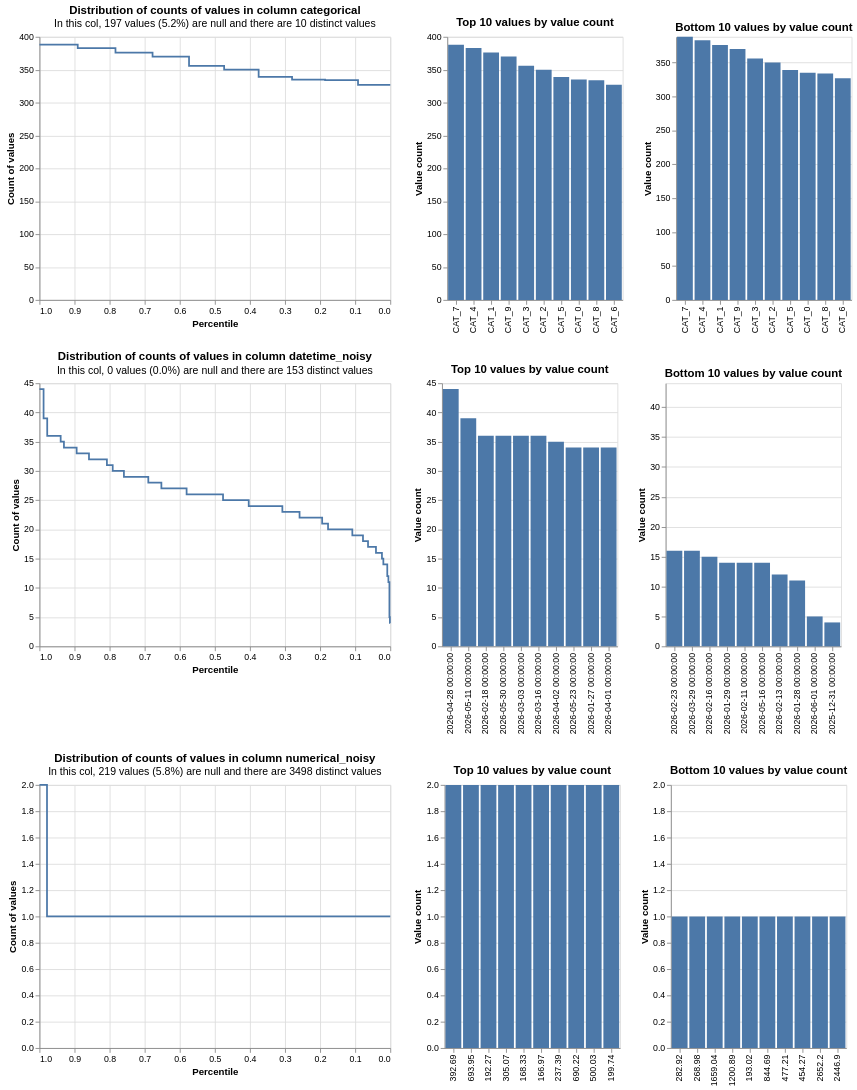

Notebook code cell kept with this figure:
### Markdown cell above
### We can take a look at the distributions of the data with profile_columns

### Code cell
from splink.exploratory import profile_columns

db_api = build_api_with_con(MEM_LIMIT, TEMP_DIR)

profile_columns(
    [df1, df2],
    db_api=db_api,
    column_expressions=[
        "categorical",
        "datetime_noisy",
        "numerical_noisy",
    ],
)

### Figure 1 — Vega-Lite specification as saved in the notebook (floating-point values rounded to 4 significant figures)
{"config": {"view": {"continuousWidth": 400, "continuousHeight": 300}}, "vconcat": [{"hconcat": [{"mark": {"type": "line", "interpolate": "step-before"}, "data": {"values": [{"percentile_ex_nulls": 0.8909, "percentile_inc_nulls": 0.8967, "value_count": 388, "group_name": "categorical", "total_non_null_rows": 3558, "total_rows_inc_nulls": 3755, "sum_tokens_in_value_count_group": 388, "distinct_value_count": 10}, {"percentile_ex_nulls": 0.7833, "percentile_inc_nulls": 0.7947, "value_count": 383, "group_name": "categorical", "total_non_null_rows": 3558, "total_rows_inc_nulls": 3755, "sum_tokens_in_value_count_group": 383, "distinct_value_count": 10}, {"percentile_ex_nulls": 0.6776, "percentile_inc_nulls": 0.6945, "value_count": 376, "group_name": "categorical", "total_non_null_rows": 3558, "total_rows_inc_nulls": 3755, "sum_tokens_in_value_count_group": 376, "distinct_value_count": 10}, {"percentile_ex_nulls": 0.5736, "percentile_inc_nulls": 0.596, "value_count": 370, "group_name": "categorical", "total_non_null_rows": 3558, "total_rows_inc_nulls": 3755, "sum_tokens_in_value_count_group": 370, "distinct_value_count": 10}, {"percentile_ex_nulls": 0.4736, "percentile_inc_nulls": 0.5012, "value_count": 356, "group_name": "categorical", "total_non_null_rows": 3558, "total_rows_inc_nulls": 3755, "sum_tokens_in_value_count_group": 356, "distinct_value_count": 10}, {"percentile_ex_nulls": 0.3752, "percentile_inc_nulls": 0.408, "value_count": 350, "group_name": "categorical", "total_non_null_rows": 3558, "total_rows_inc_nulls": 3755, "sum_tokens_in_value_count_group": 350, "distinct_value_count": 10}, {"percentile_ex_nulls": 0.2799, "percentile_inc_nulls": 0.3177, "value_count": 339, "group_name": "categorical", "total_non_null_rows": 3558, "total_rows_inc_nulls": 3755, "sum_tokens_in_value_count_group": 339, "distinct_value_count": 10}, {"percentile_ex_nulls": 0.1858, "percentile_inc_nulls": 0.2285, "value_count": 335, "group_name": "categorical", "total_non_null_rows": 3558, "total_rows_inc_nulls": 3755, "sum_tokens_in_value_count_group": 335, "distinct_value_count": 10}, {"percentile_ex_nulls": 0.09191, "percentile_inc_nulls": 0.1395, "value_count": 334, "group_name": "categorical", "total_non_null_rows": 3558, "total_rows_inc_nulls": 3755, "sum_tokens_in_value_count_group": 334, "distinct_value_count": 10}, {"percentile_ex_nulls": 0.0, "percentile_inc_nulls": 0.05246, "value_count": 327, "group_name": "categorical", "total_non_null_rows": 3558, "total_rows_inc_nulls": 3755, "sum_tokens_in_value_count_group": 327, "distinct_value_count": 10}, {"percentile_ex_nulls": 1.0, "percentile_inc_nulls": 1.0, "value_count": 388, "group_name": "categorical", "total_non_null_rows": 3558, "total_rows_inc_nulls": 3755, "sum_tokens_in_value_count_group": 388, "distinct_value_count": 10}]}, "encoding": {"tooltip": [{"field": "value_count", "type": "quantitative"}, {"field": "percentile_ex_nulls", "type": "quantitative"}, {"field": "percentile_inc_nulls", "type": "quantitative"}, {"field": "total_non_null_rows", "type": "quantitative"}, {"field": "total_rows_inc_nulls", "type": "quantitative"}], "x": {"field": "percentile_ex_nulls", "sort": "descending", "title": "Percentile", "type": "quantitative"}, "y": {"field": "value_count", "title": "Count of values", "type": "quantitative"}}, "title": {"text": "Distribution of counts of values in column categorical", "subtitle": "In this col, 197 values (5.2%) are null and there are 10 distinct values"}}, {"mark": "bar", "data": {"values": [{"value_count": 388, "group_name": "categorical", "value": "CAT_7", "total_non_null_rows": 3558, "total_rows_inc_nulls": 3755, "distinct_value_count": 10}, {"value_count": 383, "group_name": "categorical", "value": "CAT_4", "total_non_null_rows": 3558, "total_rows_inc_nulls": 3755, "distinct_value_count": 10}, {"value_count": 376, "group_name": "categorical", "value": "CAT_1", "total_non_null_rows": 3558, "total_rows_inc_nulls": 3755, "distinct_value_count": 10}, {"value_count": 370, "group_name": "categorical", "value": "CAT_9", "total_non_null_rows": 3558, "total_rows_inc_nulls": 3755, "distinct_value_count": 10}, {"value_count": 356, "group_name": "categorical", "value": "CAT_3", "total_non_null_rows": 3558, "total_rows_inc_nulls": 3755, "distinct_value_count": 10}, {"value_count": 350, "group_name": "categorical", "value": "CAT_2", "total_non_null_rows": 3558, "total_rows_inc_nulls": 3755, "distinct_value_count": 10}, {"value_count": 339, "group_name": "categorical", "value": "CAT_5", "total_non_null_rows": 3558, "total_rows_inc_nulls": 3755, "distinct_value_count": 10}, {"value_count": 335, "group_name": "categorical", "value": "CAT_0", "total_non_null_rows": 3558, "total_rows_inc_nulls": 3755, "distinct_value_count": 10}, {"value_count": 334, "group_name": "categorical", "value": "CAT_8", "total_non_null_rows": 3558, "total_rows_inc_nulls": 3755, "distinct_value_count": 10}, {"value_count": 327, "group_name": "categorical", "value": "CAT_6", "total_non_null_rows": 3558, "total_rows_inc_nulls": 3755, "distinct_value_count": 10}]}, "encoding": {"tooltip": [{"field": "value", "type": "nominal"}, {"field": "value_count", "type": "quantitative"}, {"field": "total_non_null_rows", "type": "quantitative"}, {"field": "total_rows_inc_nulls", "type": "quantitative"}], "x": {"field": "value", "sort": "-y", "title": null, "type": "nominal"}, "y": {"field": "value_count", "title": "Value count", "type": "quantitative"}}, "title": "Top 10 values by value count"}, {"mark": "bar", "data": {"values": [{"value_count": 327, "group_name": "categorical", "value": "CAT_6", "total_non_null_rows": 3558, "total_rows_inc_nulls": 3755, "distinct_value_count": 10}, {"value_count": 334, "group_name": "categorical", "value": "CAT_8", "total_non_null_rows": 3558, "total_rows_inc_nulls": 3755, "distinct_value_count": 10}, {"value_count": 335, "group_name": "categorical", "value": "CAT_0", "total_non_null_rows": 3558, "total_rows_inc_nulls": 3755, "distinct_value_count": 10}, {"value_count": 339, "group_name": "categorical", "value": "CAT_5", "total_non_null_rows": 3558, "total_rows_inc_nulls": 3755, "distinct_value_count": 10}, {"value_count": 350, "group_name": "categorical", "value": "CAT_2", "total_non_null_rows": 3558, "total_rows_inc_nulls": 3755, "distinct_value_count": 10}, {"value_count": 356, "group_name": "categorical", "value": "CAT_3", "total_non_null_rows": 3558, "total_rows_inc_nulls": 3755, "distinct_value_count": 10}, {"value_count": 370, "group_name": "categorical", "value": "CAT_9", "total_non_null_rows": 3558, "total_rows_inc_nulls": 3755, "distinct_value_count": 10}, {"value_count": 376, "group_name": "categorical", "value": "CAT_1", "total_non_null_rows": 3558, "total_rows_inc_nulls": 3755, "distinct_value_count": 10}, {"value_count": 383, "group_name": "categorical", "value": "CAT_4", "total_non_null_rows": 3558, "total_rows_inc_nulls": 3755, "distinct_value_count": 10}, {"value_count": 388, "group_name": "categorical", "value": "CAT_7", "total_non_null_rows": 3558, "total_rows_inc_nulls": 3755, "distinct_value_count": 10}]}, "encoding": {"tooltip": [{"field": "value", "type": "nominal"}, {"field": "value_count", "type": "quantitative"}, {"field": "total_non_null_rows", "type": "quantitative"}, {"field": "total_rows_inc_nulls", "type": "quantitative"}], "x": {"field": "value", "sort": "-y", "title": null, "type": "nominal"}, "y": {"field": "value_count", "scale": {"domain": [0, 388]}, "title": "Value count", "type": "quantitative"}}, "title": "Bottom 10 values by value count"}]}, {"hconcat": [{"mark": {"type": "line", "interpolate": "step-before"}, "data": {"values": [{"percentile_ex_nulls": 0.9883, "percentile_inc_nulls": 0.9883, "value_count": 44, "group_name": "datetime_noisy", "total_non_null_rows": 3755, "total_rows_inc_nulls": 3755, "sum_tokens_in_value_count_group": 44, "distinct_value_count": 153}, {"percentile_ex_nulls": 0.9779, "percentile_inc_nulls": 0.9779, "value_count": 39, "group_name": "datetime_noisy", "total_non_null_rows": 3755, "total_rows_inc_nulls": 3755, "sum_tokens_in_value_count_group": 39, "distinct_value_count": 153}, {"percentile_ex_nulls": 0.9395, "percentile_inc_nulls": 0.9395, "value_count": 36, "group_name": "datetime_noisy", "total_non_null_rows": 3755, "total_rows_inc_nulls": 3755, "sum_tokens_in_value_count_group": 144, "distinct_value_count": 153}, {"percentile_ex_nulls": 0.9302, "percentile_inc_nulls": 0.9302, "value_count": 35, "group_name": "datetime_noisy", "total_non_null_rows": 3755, "total_rows_inc_nulls": 3755, "sum_tokens_in_value_count_group": 35, "distinct_value_count": 153}, {"percentile_ex_nulls": 0.894, "percentile_inc_nulls": 0.894, "value_count": 34, "group_name": "datetime_noisy", "total_non_null_rows": 3755, "total_rows_inc_nulls": 3755, "sum_tokens_in_value_count_group": 136, "distinct_value_count": 153}, {"percentile_ex_nulls": 0.8589, "percentile_inc_nulls": 0.8589, "value_count": 33, "group_name": "datetime_noisy", "total_non_null_rows": 3755, "total_rows_inc_nulls": 3755, "sum_tokens_in_value_count_group": 132, "distinct_value_count": 153}, {"percentile_ex_nulls": 0.8077, "percentile_inc_nulls": 0.8077, "value_count": 32, "group_name": "datetime_noisy", "total_non_null_rows": 3755, "total_rows_inc_nulls": 3755, "sum_tokens_in_value_count_group": 192, "distinct_value_count": 153}, {"percentile_ex_nulls": 0.7912, "percentile_inc_nulls": 0.7912, "value_count": 31, "group_name": "datetime_noisy", "total_non_null_rows": 3755, "total_rows_inc_nulls": 3755, "sum_tokens_in_value_count_group": 62, "distinct_value_count": 153}, {"percentile_ex_nulls": 0.7593, "percentile_inc_nulls": 0.7593, "value_count": 30, "group_name": "datetime_noisy", "total_non_null_rows": 3755, "total_rows_inc_nulls": 3755, "sum_tokens_in_value_count_group": 120, "distinct_value_count": 153}, {"percentile_ex_nulls": 0.6897, "percentile_inc_nulls": 0.6897, "value_count": 29, "group_name": "datetime_noisy", "total_non_null_rows": 3755, "total_rows_inc_nulls": 3755, "sum_tokens_in_value_count_group": 261, "distinct_value_count": 153}, {"percentile_ex_nulls": 0.6525, "percentile_inc_nulls": 0.6525, "value_count": 28, "group_name": "datetime_noisy", "total_non_null_rows": 3755, "total_rows_inc_nulls": 3755, "sum_tokens_in_value_count_group": 140, "distinct_value_count": 153}, {"percentile_ex_nulls": 0.5806, "percentile_inc_nulls": 0.5806, "value_count": 27, "group_name": "datetime_noisy", "total_non_null_rows": 3755, "total_rows_inc_nulls": 3755, "sum_tokens_in_value_count_group": 270, "distinct_value_count": 153}, {"percentile_ex_nulls": 0.4767, "percentile_inc_nulls": 0.4767, "value_count": 26, "group_name": "datetime_noisy", "total_non_null_rows": 3755, "total_rows_inc_nulls": 3755, "sum_tokens_in_value_count_group": 390, "distinct_value_count": 153}, {"percentile_ex_nulls": 0.4035, "percentile_inc_nulls": 0.4035, "value_count": 25, "group_name": "datetime_noisy", "total_non_null_rows": 3755, "total_rows_inc_nulls": 3755, "sum_tokens_in_value_count_group": 275, "distinct_value_count": 153}, {"percentile_ex_nulls": 0.3076, "percentile_inc_nulls": 0.3076, "value_count": 24, "group_name": "datetime_noisy", "total_non_null_rows": 3755, "total_rows_inc_nulls": 3755, "sum_tokens_in_value_count_group": 360, "distinct_value_count": 153}, {"percentile_ex_nulls": 0.2586, "percentile_inc_nulls": 0.2586, "value_count": 23, "group_name": "datetime_noisy", "total_non_null_rows": 3755, "total_rows_inc_nulls": 3755, "sum_tokens_in_value_count_group": 184, "distinct_value_count": 153}, {"percentile_ex_nulls": 0.1941, "percentile_inc_nulls": 0.1941, "value_count": 22, "group_name": "datetime_noisy", "total_non_null_rows": 3755, "total_rows_inc_nulls": 3755, "sum_tokens_in_value_count_group": 242, "distinct_value_count": 153}, {"percentile_ex_nulls": 0.1774, "percentile_inc_nulls": 0.1774, "value_count": 21, "group_name": "datetime_noisy", "total_non_null_rows": 3755, "total_rows_inc_nulls": 3755, "sum_tokens_in_value_count_group": 63, "distinct_value_count": 153}, {"percentile_ex_nulls": 0.1081, "percentile_inc_nulls": 0.1081, "value_count": 20, "group_name": "datetime_noisy", "total_non_null_rows": 3755, "total_rows_inc_nulls": 3755, "sum_tokens_in_value_count_group": 260, "distinct_value_count": 153}, {"percentile_ex_nulls": 0.07776, "percentile_inc_nulls": 0.07776, "value_count": 19, "group_name": "datetime_noisy", "total_non_null_rows": 3755, "total_rows_inc_nulls": 3755, "sum_tokens_in_value_count_group": 114, "distinct_value_count": 153}, {"percentile_ex_nulls": 0.06338, "percentile_inc_nulls": 0.06338, "value_count": 18, "group_name": "datetime_noisy", "total_non_null_rows": 3755, "total_rows_inc_nulls": 3755, "sum_tokens_in_value_count_group": 54, "distinct_value_count": 153}, {"percentile_ex_nulls": 0.04075, "percentile_inc_nulls": 0.04075, "value_count": 17, "group_name": "datetime_noisy", "total_non_null_rows": 3755, "total_rows_inc_nulls": 3755, "sum_tokens_in_value_count_group": 85, "distinct_value_count": 153}, {"percentile_ex_nulls": 0.0237, "percentile_inc_nulls": 0.0237, "value_count": 16, "group_name": "datetime_noisy", "total_non_null_rows": 3755, "total_rows_inc_nulls": 3755, "sum_tokens_in_value_count_group": 64, "distinct_value_count": 153}, {"percentile_ex_nulls": 0.01971, "percentile_inc_nulls": 0.01971, "value_count": 15, "group_name": "datetime_noisy", "total_non_null_rows": 3755, "total_rows_inc_nulls": 3755, "sum_tokens_in_value_count_group": 15, "distinct_value_count": 153}, {"percentile_ex_nulls": 0.008522, "percentile_inc_nulls": 0.008522, "value_count": 14, "group_name": "datetime_noisy", "total_non_null_rows": 3755, "total_rows_inc_nulls": 3755, "sum_tokens_in_value_count_group": 42, "distinct_value_count": 153}, {"percentile_ex_nulls": 0.005326, "percentile_inc_nulls": 0.005326, "value_count": 12, "group_name": "datetime_noisy", "total_non_null_rows": 3755, "total_rows_inc_nulls": 3755, "sum_tokens_in_value_count_group": 12, "distinct_value_count": 153}, {"percentile_ex_nulls": 0.002397, "percentile_inc_nulls": 0.002397, "value_count": 11, "group_name": "datetime_noisy", "total_non_null_rows": 3755, "total_rows_inc_nulls": 3755, "sum_tokens_in_value_count_group": 11, "distinct_value_count": 153}, {"percentile_ex_nulls": 0.001065, "percentile_inc_nulls": 0.001065, "value_count": 5, "group_name": "datetime_noisy", "total_non_null_rows": 3755, "total_rows_inc_nulls": 3755, "sum_tokens_in_value_count_group": 5, "distinct_value_count": 153}, {"percentile_ex_nulls": 0.0, "percentile_inc_nulls": 0.0, "value_count": 4, "group_name": "datetime_noisy", "total_non_null_rows": 3755, "total_rows_inc_nulls": 3755, "sum_tokens_in_value_count_group": 4, "distinct_value_count": 153}, {"percentile_ex_nulls": 1.0, "percentile_inc_nulls": 1.0, "value_count": 44, "group_name": "datetime_noisy", "total_non_null_rows": 3755, "total_rows_inc_nulls": 3755, "sum_tokens_in_value_count_group": 44, "distinct_value_count": 153}]}, "encoding": {"tooltip": [{"field": "value_count", "type": "quantitative"}, {"field": "percentile_ex_nulls", "type": "quantitative"}, {"field": "percentile_inc_nulls", "type": "quantitative"}, {"field": "total_non_null_rows", "type": "quantitative"}, {"field": "total_rows_inc_nulls", "type": "quantitative"}], "x": {"field": "percentile_ex_nulls", "sort": "descending", "title": "Percentile", "type": "quantitative"}, "y": {"field": "value_count", "title": "Count of values", "type": "quantitative"}}, "title": {"text": "Distribution of counts of values in column datetime_noisy", "subtitle": "In this col, 0 values (0.0%) are null and there are 153 distinct values"}}, {"mark": "bar", "data": {"values": [{"value_count": 44, "group_name": "datetime_noisy", "value": "2026-04-28 00:00:00", "total_non_null_rows": 3755, "total_rows_inc_nulls": 3755, "distinct_value_count": 153}, {"value_count": 39, "group_name": "datetime_noisy", "value": "2026-05-11 00:00:00", "total_non_null_rows": 3755, "total_rows_inc_nulls": 3755, "distinct_value_count": 153}, {"value_count": 36, "group_name": "datetime_noisy", "value": "2026-02-18 00:00:00", "total_non_null_rows": 3755, "total_rows_inc_nulls": 3755, "distinct_value_count": 153}, {"value_count": 36, "group_name": "datetime_noisy", "value": "2026-05-30 00:00:00", "total_non_null_rows": 3755, "total_rows_inc_nulls": 3755, "distinct_value_count": 153}, {"value_count": 36, "group_name": "datetime_noisy", "value": "2026-03-03 00:00:00", "total_non_null_rows": 3755, "total_rows_inc_nulls": 3755, "distinct_value_count": 153}, {"value_count": 36, "group_name": "datetime_noisy", "value": "2026-03-16 00:00:00", "total_non_null_rows": 3755, "total_rows_inc_nulls": 3755, "distinct_value_count": 153}, {"value_count": 35, "group_name": "datetime_noisy", "value": "2026-04-02 00:00:00", "total_non_null_rows": 3755, "total_rows_inc_nulls": 3755, "distinct_value_count": 153}, {"value_count": 34, "group_name": "datetime_noisy", "value": "2026-05-23 00:00:00", "total_non_null_rows": 3755, "total_rows_inc_nulls": 3755, "distinct_value_count": 153}, {"value_count": 34, "group_name": "datetime_noisy", "value": "2026-01-27 00:00:00", "total_non_null_rows": 3755, "total_rows_inc_nulls": 3755, "distinct_value_count": 153}, {"value_count": 34, "group_name": "datetime_noisy", "value": "2026-04-01 00:00:00", "total_non_null_rows": 3755, "total_rows_inc_nulls": 3755, "distinct_value_count": 153}]}, "encoding": {"tooltip": [{"field": "value", "type": "nominal"}, {"field": "value_count", "type": "quantitative"}, {"field": "total_non_null_rows", "type": "quantitative"}, {"field": "total_rows_inc_nulls", "type": "quantitative"}], "x": {"field": "value", "sort": "-y", "title": null, "type": "nominal"}, "y": {"field": "value_count", "title": "Value count", "type": "quantitative"}}, "title": "Top 10 values by value count"}, {"mark": "bar", "data": {"values": [{"value_count": 4, "group_name": "datetime_noisy", "value": "2025-12-31 00:00:00", "total_non_null_rows": 3755, "total_rows_inc_nulls": 3755, "distinct_value_count": 153}, {"value_count": 5, "group_name": "datetime_noisy", "value": "2026-06-01 00:00:00", "total_non_null_rows": 3755, "total_rows_inc_nulls": 3755, "distinct_value_count": 153}, {"value_count": 11, "group_name": "datetime_noisy", "value": "2026-01-28 00:00:00", "total_non_null_rows": 3755, "total_rows_inc_nulls": 3755, "distinct_value_count": 153}, {"value_count": 12, "group_name": "datetime_noisy", "value": "2026-02-13 00:00:00", "total_non_null_rows": 3755, "total_rows_inc_nulls": 3755, "distinct_value_count": 153}, {"value_count": 14, "group_name": "datetime_noisy", "value": "2026-01-29 00:00:00", "total_non_null_rows": 3755, "total_rows_inc_nulls": 3755, "distinct_value_count": 153}, {"value_count": 14, "group_name": "datetime_noisy", "value": "2026-02-11 00:00:00", "total_non_null_rows": 3755, "total_rows_inc_nulls": 3755, "distinct_value_count": 153}, {"value_count": 14, "group_name": "datetime_noisy", "value": "2026-05-16 00:00:00", "total_non_null_rows": 3755, "total_rows_inc_nulls": 3755, "distinct_value_count": 153}, {"value_count": 15, "group_name": "datetime_noisy", "value": "2026-02-16 00:00:00", "total_non_null_rows": 3755, "total_rows_inc_nulls": 3755, "distinct_value_count": 153}, {"value_count": 16, "group_name": "datetime_noisy", "value": "2026-02-23 00:00:00", "total_non_null_rows": 3755, "total_rows_inc_nulls": 3755, "distinct_value_count": 153}, {"value_count": 16, "group_name": "datetime_noisy", "value": "2026-03-29 00:00:00", "total_non_null_rows": 3755, "total_rows_inc_nulls": 3755, "distinct_value_count": 153}]}, "encoding": {"tooltip": [{"field": "value", "type": "nominal"}, {"field": "value_count", "type": "quantitative"}, {"field": "total_non_null_rows", "type": "quantitative"}, {"field": "total_rows_inc_nulls", "type": "quantitative"}], "x": {"field": "value", "sort": "-y", "title": null, "type": "nominal"}, "y": {"field": "value_count", "scale": {"domain": [0, 44]}, "title": "Value count", "type": "quantitative"}}, "title": "Bottom 10 values by value count"}]}, {"hconcat": [{"mark": {"type": "line", "interpolate": "step-before"}, "data": {"values": [{"percentile_ex_nulls": 0.9785, "percentile_inc_nulls": 0.9798, "value_count": 2, "group_name": "numerical_noisy", "total_non_null_rows": 3536, "total_rows_inc_nulls": 3755, "sum_tokens_in_value_count_group": 76, "distinct_value_count": 3498}, {"percentile_ex_nulls": 0.0, "percentile_inc_nulls": 0.05832, "value_count": 1, "group_name": "numerical_noisy", "total_non_null_rows": 3536, "total_rows_inc_nulls": 3755, "sum_tokens_in_value_count_group": 3460, "distinct_value_count": 3498}, {"percentile_ex_nulls": 1.0, "percentile_inc_nulls": 1.0, "value_count": 2, "group_name": "numerical_noisy", "total_non_null_rows": 3536, "total_rows_inc_nulls": 3755, "sum_tokens_in_value_count_group": 76, "distinct_value_count": 3498}]}, "encoding": {"tooltip": [{"field": "value_count", "type": "quantitative"}, {"field": "percentile_ex_nulls", "type": "quantitative"}, {"field": "percentile_inc_nulls", "type": "quantitative"}, {"field": "total_non_null_rows", "type": "quantitative"}, {"field": "total_rows_inc_nulls", "type": "quantitative"}], "x": {"field": "percentile_ex_nulls", "sort": "descending", "title": "Percentile", "type": "quantitative"}, "y": {"field": "value_count", "title": "Count of values", "type": "quantitative"}}, "title": {"text": "Distribution of counts of values in column numerical_noisy", "subtitle": "In this col, 219 values (5.8%) are null and there are 3498 distinct values"}}, {"mark": "bar", "data": {"values": [{"value_count": 2, "group_name": "numerical_noisy", "value": "392.69", "total_non_null_rows": 3536, "total_rows_inc_nulls": 3755, "distinct_value_count": 3498}, {"value_count": 2, "group_name": "numerical_noisy", "value": "693.95", "total_non_null_rows": 3536, "total_rows_inc_nulls": 3755, "distinct_value_count": 3498}, {"value_count": 2, "group_name": "numerical_noisy", "value": "192.27", "total_non_null_rows": 3536, "total_rows_inc_nulls": 3755, "distinct_value_count": 3498}, {"value_count": 2, "group_name": "numerical_noisy", "value": "305.07", "total_non_null_rows": 3536, "total_rows_inc_nulls": 3755, "distinct_value_count": 3498}, {"value_count": 2, "group_name": "numerical_noisy", "value": "168.33", "total_non_null_rows": 3536, "total_rows_inc_nulls": 3755, "distinct_value_count": 3498}, {"value_count": 2, "group_name": "numerical_noisy", "value": "166.97", "total_non_null_rows": 3536, "total_rows_inc_nulls": 3755, "distinct_value_count": 3498}, {"value_count": 2, "group_name": "numerical_noisy", "value": "237.39", "total_non_null_rows": 3536, "total_rows_inc_nulls": 3755, "distinct_value_count": 3498}, {"value_count": 2, "group_name": "numerical_noisy", "value": "690.22", "total_non_null_rows": 3536, "total_rows_inc_nulls": 3755, "distinct_value_count": 3498}, {"value_count": 2, "group_name": "numerical_noisy", "value": "500.03", "total_non_null_rows": 3536, "total_rows_inc_nulls": 3755, "distinct_value_count": 3498}, {"value_count": 2, "group_name": "numerical_noisy", "value": "199.74", "total_non_null_rows": 3536, "total_rows_inc_nulls": 3755, "distinct_value_count": 3498}]}, "encoding": {"tooltip": [{"field": "value", "type": "nominal"}, {"field": "value_count", "type": "quantitative"}, {"field": "total_non_null_rows", "type": "quantitative"}, {"field": "total_rows_inc_nulls", "type": "quantitative"}], "x": {"field": "value", "sort": "-y", "title": null, "type": "nominal"}, "y": {"field": "value_count", "title": "Value count", "type": "quantitative"}}, "title": "Top 10 values by value count"}, {"mark": "bar", "data": {"values": [{"value_count": 1, "group_name": "numerical_noisy", "value": "282.92", "total_non_null_rows": 3536, "total_rows_inc_nulls": 3755, "distinct_value_count": 3498}, {"value_count": 1, "group_name": "numerical_noisy", "value": "268.98", "total_non_null_rows": 3536, "total_rows_inc_nulls": 3755, "distinct_value_count": 3498}, {"value_count": 1, "group_name": "numerical_noisy", "value": "1659.04", "total_non_null_rows": 3536, "total_rows_inc_nulls": 3755, "distinct_value_count": 3498}, {"value_count": 1, "group_name": "numerical_noisy", "value": "1200.89", "total_non_null_rows": 3536, "total_rows_inc_nulls": 3755, "distinct_value_count": 3498}, {"value_count": 1, "group_name": "numerical_noisy", "value": "193.02", "total_non_null_rows": 3536, "total_rows_inc_nulls": 3755, "distinct_value_count": 3498}, {"value_count": 1, "group_name": "numerical_noisy", "value": "844.69", "total_non_null_rows": 3536, "total_rows_inc_nulls": 3755, "distinct_value_count": 3498}, {"value_count": 1, "group_name": "numerical_noisy", "value": "477.21", "total_non_null_rows": 3536, "total_rows_inc_nulls": 3755, "distinct_value_count": 3498}, {"value_count": 1, "group_name": "numerical_noisy", "value": "454.27", "total_non_null_rows": 3536, "total_rows_inc_nulls": 3755, "distinct_value_count": 3498}, {"value_count": 1, "group_name": "numerical_noisy", "value": "2652.2", "total_non_null_rows": 3536, "total_rows_inc_nulls": 3755, "distinct_value_count": 3498}, {"value_count": 1, "group_name": "numerical_noisy", "value": "2446.9", "total_non_null_rows": 3536, "total_rows_inc_nulls": 3755, "distinct_value_count": 3498}]}, "encoding": {"tooltip": [{"field": "value", "type": "nominal"}, {"field": "value_count", "type": "quantitative"}, {"field": "total_non_null_rows", "type": "quantitative"}, {"field": "total_rows_inc_nulls", "type": "quantitative"}], "x": {"field": "value", "sort": "-y", "title": null, "type": "nominal"}, "y": {"field": "value_count", "scale": {"domain": [0, 2]}, "title": "Value count", "type": "quantitative"}}, "title": "Bottom 10 values by value count"}]}], "$schema": "https://vega.github.io/schema/vega-lite/v5.9.3.json"}
